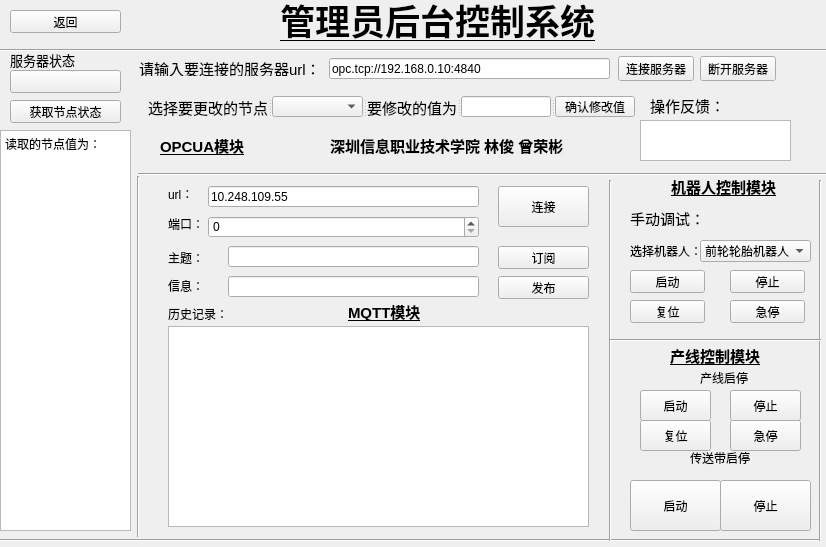
<?xml version="1.0" encoding="UTF-8"?>
<ui version="4.0">
 <class>Widget</class>
 <widget class="QWidget" name="Widget">
  <property name="geometry">
   <rect>
    <x>0</x>
    <y>0</y>
    <width>826</width>
    <height>547</height>
   </rect>
  </property>
  <property name="windowTitle">
   <string>机器人控制系统</string>
  </property>
  <property name="styleSheet">
   <string notr="true">#Widget{background-image: url(:/wbg.jpg);}</string>
  </property>
  <widget class="QPushButton" name="singlelight">
   <property name="geometry">
    <rect>
     <x>10</x>
     <y>70</y>
     <width>111</width>
     <height>23</height>
    </rect>
   </property>
   <property name="text">
    <string/>
   </property>
  </widget>
  <widget class="QLabel" name="label_2">
   <property name="geometry">
    <rect>
     <x>10</x>
     <y>50</y>
     <width>71</width>
     <height>20</height>
    </rect>
   </property>
   <property name="text">
    <string>&lt;html&gt;&lt;head/&gt;&lt;body&gt;&lt;p&gt;&lt;span style=&quot; font-size:10pt;&quot;&gt;服务器状态&lt;/span&gt;&lt;/p&gt;&lt;/body&gt;&lt;/html&gt;</string>
   </property>
  </widget>
  <widget class="QPushButton" name="ui_getnodestate">
   <property name="geometry">
    <rect>
     <x>10</x>
     <y>100</y>
     <width>111</width>
     <height>23</height>
    </rect>
   </property>
   <property name="text">
    <string>获取节点状态</string>
   </property>
  </widget>
  <widget class="QTextEdit" name="ui_nodestatevalue">
   <property name="geometry">
    <rect>
     <x>0</x>
     <y>130</y>
     <width>131</width>
     <height>401</height>
    </rect>
   </property>
   <property name="html">
    <string>&lt;!DOCTYPE HTML PUBLIC &quot;-//W3C//DTD HTML 4.0//EN&quot; &quot;http://www.w3.org/TR/REC-html40/strict.dtd&quot;&gt;
&lt;html&gt;&lt;head&gt;&lt;meta name=&quot;qrichtext&quot; content=&quot;1&quot; /&gt;&lt;meta charset=&quot;utf-8&quot; /&gt;&lt;style type=&quot;text/css&quot;&gt;
p, li { white-space: pre-wrap; }
hr { height: 1px; border-width: 0; }
li.unchecked::marker { content: &quot;\2610&quot;; }
li.checked::marker { content: &quot;\2612&quot;; }
&lt;/style&gt;&lt;/head&gt;&lt;body style=&quot; font-family:'Microsoft YaHei UI'; font-size:9pt; font-weight:400; font-style:normal;&quot;&gt;
&lt;p style=&quot; margin-top:0px; margin-bottom:0px; margin-left:0px; margin-right:0px; -qt-block-indent:0; text-indent:0px;&quot;&gt;读取的节点值为：&lt;/p&gt;&lt;/body&gt;&lt;/html&gt;</string>
   </property>
  </widget>
  <widget class="QPushButton" name="ui_robstartbutton">
   <property name="geometry">
    <rect>
     <x>630</x>
     <y>270</y>
     <width>75</width>
     <height>23</height>
    </rect>
   </property>
   <property name="text">
    <string>启动</string>
   </property>
  </widget>
  <widget class="QLineEdit" name="ui_urlad">
   <property name="geometry">
    <rect>
     <x>329</x>
     <y>58</y>
     <width>281</width>
     <height>21</height>
    </rect>
   </property>
   <property name="text">
    <string>opc.tcp://192.168.0.10:4840</string>
   </property>
  </widget>
  <widget class="QLabel" name="label_4">
   <property name="geometry">
    <rect>
     <x>139</x>
     <y>57</y>
     <width>184</width>
     <height>19</height>
    </rect>
   </property>
   <property name="text">
    <string>&lt;html&gt;&lt;head/&gt;&lt;body&gt;&lt;p&gt;&lt;span style=&quot; font-size:11pt;&quot;&gt;请输入要连接的服务器url：&lt;/span&gt;&lt;/p&gt;&lt;/body&gt;&lt;/html&gt;</string>
   </property>
  </widget>
  <widget class="QTextBrowser" name="ui_statebox">
   <property name="geometry">
    <rect>
     <x>640</x>
     <y>120</y>
     <width>151</width>
     <height>41</height>
    </rect>
   </property>
  </widget>
  <widget class="QLabel" name="label_5">
   <property name="geometry">
    <rect>
     <x>650</x>
     <y>90</y>
     <width>71</width>
     <height>31</height>
    </rect>
   </property>
   <property name="text">
    <string>&lt;html&gt;&lt;head/&gt;&lt;body&gt;&lt;p&gt;&lt;span style=&quot; font-size:11pt;&quot;&gt;操作反馈：&lt;/span&gt;&lt;/p&gt;&lt;/body&gt;&lt;/html&gt;</string>
   </property>
  </widget>
  <widget class="QSplitter" name="splitter">
   <property name="geometry">
    <rect>
     <x>148</x>
     <y>96</y>
     <width>487</width>
     <height>21</height>
    </rect>
   </property>
   <property name="orientation">
    <enum>Qt::Orientation::Horizontal</enum>
   </property>
   <widget class="QLabel" name="label_3">
    <property name="text">
     <string>&lt;html&gt;&lt;head/&gt;&lt;body&gt;&lt;p&gt;&lt;span style=&quot; font-size:11pt;&quot;&gt;选择要更改的节点&lt;/span&gt;&lt;/p&gt;&lt;/body&gt;&lt;/html&gt;</string>
    </property>
   </widget>
   <widget class="QComboBox" name="nodelistbox">
    <property name="minimumSize">
     <size>
      <width>91</width>
      <height>21</height>
     </size>
    </property>
    <property name="maximumSize">
     <size>
      <width>91</width>
      <height>21</height>
     </size>
    </property>
   </widget>
   <widget class="QLabel" name="label">
    <property name="text">
     <string>&lt;html&gt;&lt;head/&gt;&lt;body&gt;&lt;p&gt;&lt;span style=&quot; font-size:11pt;&quot;&gt;要修改的值为&lt;/span&gt;&lt;/p&gt;&lt;/body&gt;&lt;/html&gt;</string>
    </property>
   </widget>
   <widget class="QLineEdit" name="nodevalue"/>
   <widget class="QPushButton" name="ui_confirmtochange">
    <property name="text">
     <string>确认修改值</string>
    </property>
   </widget>
  </widget>
  <widget class="QWidget" name="layoutWidget">
   <property name="geometry">
    <rect>
     <x>618</x>
     <y>56</y>
     <width>158</width>
     <height>25</height>
    </rect>
   </property>
   <layout class="QHBoxLayout" name="horizontalLayout">
    <item>
     <widget class="QPushButton" name="connect">
      <property name="text">
       <string>连接服务器</string>
      </property>
     </widget>
    </item>
    <item>
     <widget class="QPushButton" name="ui_disconnectbutton">
      <property name="text">
       <string>断开服务器</string>
      </property>
     </widget>
    </item>
   </layout>
  </widget>
  <widget class="Line" name="line">
   <property name="geometry">
    <rect>
     <x>0</x>
     <y>530</y>
     <width>821</width>
     <height>20</height>
    </rect>
   </property>
   <property name="orientation">
    <enum>Qt::Orientation::Horizontal</enum>
   </property>
  </widget>
  <widget class="Line" name="line_2">
   <property name="geometry">
    <rect>
     <x>128</x>
     <y>176</y>
     <width>20</width>
     <height>361</height>
    </rect>
   </property>
   <property name="orientation">
    <enum>Qt::Orientation::Vertical</enum>
   </property>
  </widget>
  <widget class="Line" name="line_3">
   <property name="geometry">
    <rect>
     <x>138</x>
     <y>166</y>
     <width>861</width>
     <height>16</height>
    </rect>
   </property>
   <property name="orientation">
    <enum>Qt::Orientation::Horizontal</enum>
   </property>
  </widget>
  <widget class="QLabel" name="label_6">
   <property name="geometry">
    <rect>
     <x>168</x>
     <y>186</y>
     <width>30</width>
     <height>16</height>
    </rect>
   </property>
   <property name="text">
    <string>url：</string>
   </property>
  </widget>
  <widget class="QLineEdit" name="ui_lineEditHost">
   <property name="geometry">
    <rect>
     <x>208</x>
     <y>186</y>
     <width>271</width>
     <height>21</height>
    </rect>
   </property>
   <property name="text">
    <string>10.248.109.55</string>
   </property>
  </widget>
  <widget class="QLabel" name="label_7">
   <property name="geometry">
    <rect>
     <x>168</x>
     <y>216</y>
     <width>31</width>
     <height>16</height>
    </rect>
   </property>
   <property name="text">
    <string>端口：</string>
   </property>
  </widget>
  <widget class="QSpinBox" name="ui_spinBoxport">
   <property name="geometry">
    <rect>
     <x>208</x>
     <y>216</y>
     <width>271</width>
     <height>22</height>
    </rect>
   </property>
  </widget>
  <widget class="QPushButton" name="ui_connectbutton">
   <property name="geometry">
    <rect>
     <x>498</x>
     <y>186</y>
     <width>91</width>
     <height>41</height>
    </rect>
   </property>
   <property name="text">
    <string>连接</string>
   </property>
  </widget>
  <widget class="QLabel" name="label_8">
   <property name="geometry">
    <rect>
     <x>168</x>
     <y>250</y>
     <width>41</width>
     <height>16</height>
    </rect>
   </property>
   <property name="text">
    <string>主题：</string>
   </property>
  </widget>
  <widget class="QLineEdit" name="ui_lineedittopic">
   <property name="geometry">
    <rect>
     <x>228</x>
     <y>246</y>
     <width>251</width>
     <height>21</height>
    </rect>
   </property>
  </widget>
  <widget class="QLabel" name="label_9">
   <property name="geometry">
    <rect>
     <x>168</x>
     <y>276</y>
     <width>61</width>
     <height>20</height>
    </rect>
   </property>
   <property name="text">
    <string>信息：</string>
   </property>
  </widget>
  <widget class="QLineEdit" name="ui_lineeditMessage">
   <property name="geometry">
    <rect>
     <x>228</x>
     <y>276</y>
     <width>251</width>
     <height>21</height>
    </rect>
   </property>
  </widget>
  <widget class="QPushButton" name="ui_subscribebutton">
   <property name="geometry">
    <rect>
     <x>498</x>
     <y>246</y>
     <width>91</width>
     <height>23</height>
    </rect>
   </property>
   <property name="text">
    <string>订阅</string>
   </property>
  </widget>
  <widget class="QPushButton" name="ui_publishbutton">
   <property name="geometry">
    <rect>
     <x>498</x>
     <y>276</y>
     <width>91</width>
     <height>23</height>
    </rect>
   </property>
   <property name="text">
    <string>发布</string>
   </property>
  </widget>
  <widget class="QPlainTextEdit" name="ui_editlog">
   <property name="geometry">
    <rect>
     <x>168</x>
     <y>326</y>
     <width>421</width>
     <height>201</height>
    </rect>
   </property>
  </widget>
  <widget class="QLabel" name="label_10">
   <property name="geometry">
    <rect>
     <x>168</x>
     <y>306</y>
     <width>111</width>
     <height>16</height>
    </rect>
   </property>
   <property name="text">
    <string>历史记录：</string>
   </property>
  </widget>
  <widget class="Line" name="line_5">
   <property name="geometry">
    <rect>
     <x>600</x>
     <y>180</y>
     <width>20</width>
     <height>361</height>
    </rect>
   </property>
   <property name="orientation">
    <enum>Qt::Orientation::Vertical</enum>
   </property>
  </widget>
  <widget class="QLabel" name="label_11">
   <property name="geometry">
    <rect>
     <x>348</x>
     <y>296</y>
     <width>91</width>
     <height>31</height>
    </rect>
   </property>
   <property name="text">
    <string>&lt;html&gt;&lt;head/&gt;&lt;body&gt;&lt;p&gt;&lt;span style=&quot; font-size:11pt; font-weight:700; text-decoration: underline;&quot;&gt;MQTT模块&lt;/span&gt;&lt;/p&gt;&lt;/body&gt;&lt;/html&gt;</string>
   </property>
  </widget>
  <widget class="QLabel" name="label_12">
   <property name="geometry">
    <rect>
     <x>160</x>
     <y>130</y>
     <width>91</width>
     <height>31</height>
    </rect>
   </property>
   <property name="text">
    <string>&lt;html&gt;&lt;head/&gt;&lt;body&gt;&lt;p&gt;&lt;span style=&quot; font-size:11pt; font-weight:700; text-decoration: underline;&quot;&gt;OPCUA模块&lt;/span&gt;&lt;/p&gt;&lt;/body&gt;&lt;/html&gt;</string>
   </property>
  </widget>
  <widget class="QPushButton" name="ui_back">
   <property name="geometry">
    <rect>
     <x>10</x>
     <y>10</y>
     <width>111</width>
     <height>23</height>
    </rect>
   </property>
   <property name="text">
    <string>返回</string>
   </property>
  </widget>
  <widget class="QLabel" name="label_14">
   <property name="geometry">
    <rect>
     <x>671</x>
     <y>171</y>
     <width>121</width>
     <height>31</height>
    </rect>
   </property>
   <property name="text">
    <string>&lt;html&gt;&lt;head/&gt;&lt;body&gt;&lt;p&gt;&lt;span style=&quot; font-size:11pt; font-weight:700; text-decoration: underline;&quot;&gt;机器人控制模块&lt;/span&gt;&lt;/p&gt;&lt;/body&gt;&lt;/html&gt;</string>
   </property>
  </widget>
  <widget class="Line" name="line_4">
   <property name="geometry">
    <rect>
     <x>0</x>
     <y>40</y>
     <width>1001</width>
     <height>20</height>
    </rect>
   </property>
   <property name="orientation">
    <enum>Qt::Orientation::Horizontal</enum>
   </property>
  </widget>
  <widget class="QLabel" name="label_17">
   <property name="geometry">
    <rect>
     <x>630</x>
     <y>210</y>
     <width>71</width>
     <height>16</height>
    </rect>
   </property>
   <property name="font">
    <font>
     <pointsize>11</pointsize>
    </font>
   </property>
   <property name="text">
    <string>手动调试：</string>
   </property>
  </widget>
  <widget class="QComboBox" name="ui_selectrob">
   <property name="geometry">
    <rect>
     <x>700</x>
     <y>240</y>
     <width>111</width>
     <height>22</height>
    </rect>
   </property>
   <item>
    <property name="text">
     <string>前轮轮胎机器人</string>
    </property>
   </item>
   <item>
    <property name="text">
     <string>前轮螺栓机器人</string>
    </property>
   </item>
   <item>
    <property name="text">
     <string>前轮螺母机器人</string>
    </property>
   </item>
   <item>
    <property name="text">
     <string>后轮轮胎机器人</string>
    </property>
   </item>
   <item>
    <property name="text">
     <string>后轮螺栓机器人</string>
    </property>
   </item>
   <item>
    <property name="text">
     <string>后轮螺母机器人</string>
    </property>
   </item>
   <item>
    <property name="text">
     <string>座椅安装机器人</string>
    </property>
   </item>
   <item>
    <property name="text">
     <string>座椅螺丝机器人</string>
    </property>
   </item>
  </widget>
  <widget class="QLabel" name="label_18">
   <property name="geometry">
    <rect>
     <x>630</x>
     <y>240</y>
     <width>71</width>
     <height>21</height>
    </rect>
   </property>
   <property name="text">
    <string>选择机器人：</string>
   </property>
  </widget>
  <widget class="Line" name="line_7">
   <property name="geometry">
    <rect>
     <x>810</x>
     <y>180</y>
     <width>20</width>
     <height>361</height>
    </rect>
   </property>
   <property name="orientation">
    <enum>Qt::Orientation::Vertical</enum>
   </property>
  </widget>
  <widget class="QPushButton" name="ui_robstopbutton">
   <property name="geometry">
    <rect>
     <x>730</x>
     <y>270</y>
     <width>75</width>
     <height>23</height>
    </rect>
   </property>
   <property name="text">
    <string>停止</string>
   </property>
  </widget>
  <widget class="QPushButton" name="ui_robhomebutton">
   <property name="geometry">
    <rect>
     <x>630</x>
     <y>300</y>
     <width>75</width>
     <height>23</height>
    </rect>
   </property>
   <property name="text">
    <string>复位</string>
   </property>
  </widget>
  <widget class="QLabel" name="label_19">
   <property name="geometry">
    <rect>
     <x>280</x>
     <y>-10</y>
     <width>321</width>
     <height>61</height>
    </rect>
   </property>
   <property name="text">
    <string>&lt;html&gt;&lt;head/&gt;&lt;body&gt;&lt;p&gt;&lt;span style=&quot; font-size:26pt; font-weight:700; text-decoration: underline;&quot;&gt;管理员后台控制系统&lt;/span&gt;&lt;/p&gt;&lt;/body&gt;&lt;/html&gt;</string>
   </property>
  </widget>
  <widget class="QPushButton" name="ui_allstart">
   <property name="geometry">
    <rect>
     <x>640</x>
     <y>390</y>
     <width>71</width>
     <height>31</height>
    </rect>
   </property>
   <property name="text">
    <string>启动</string>
   </property>
  </widget>
  <widget class="QPushButton" name="ui_allemstop">
   <property name="geometry">
    <rect>
     <x>730</x>
     <y>420</y>
     <width>71</width>
     <height>31</height>
    </rect>
   </property>
   <property name="text">
    <string>急停</string>
   </property>
  </widget>
  <widget class="QLabel" name="label_15">
   <property name="geometry">
    <rect>
     <x>670</x>
     <y>340</y>
     <width>111</width>
     <height>31</height>
    </rect>
   </property>
   <property name="text">
    <string>&lt;html&gt;&lt;head/&gt;&lt;body&gt;&lt;p&gt;&lt;span style=&quot; font-size:11pt; font-weight:700; text-decoration: underline;&quot;&gt;产线控制模块&lt;/span&gt;&lt;/p&gt;&lt;/body&gt;&lt;/html&gt;</string>
   </property>
  </widget>
  <widget class="QLabel" name="label_20">
   <property name="geometry">
    <rect>
     <x>700</x>
     <y>370</y>
     <width>53</width>
     <height>15</height>
    </rect>
   </property>
   <property name="text">
    <string>产线启停</string>
   </property>
  </widget>
  <widget class="Line" name="line_6">
   <property name="geometry">
    <rect>
     <x>610</x>
     <y>330</y>
     <width>211</width>
     <height>20</height>
    </rect>
   </property>
   <property name="orientation">
    <enum>Qt::Orientation::Horizontal</enum>
   </property>
  </widget>
  <widget class="QLabel" name="label_21">
   <property name="geometry">
    <rect>
     <x>330</x>
     <y>130</y>
     <width>241</width>
     <height>31</height>
    </rect>
   </property>
   <property name="text">
    <string>&lt;html&gt;&lt;head/&gt;&lt;body&gt;&lt;p&gt;&lt;span style=&quot; font-size:11pt; font-weight:700;&quot;&gt;深圳信息职业技术学院 林俊 曾荣彬&lt;/span&gt;&lt;/p&gt;&lt;/body&gt;&lt;/html&gt;</string>
   </property>
  </widget>
  <widget class="QLabel" name="label_22">
   <property name="geometry">
    <rect>
     <x>690</x>
     <y>450</y>
     <width>61</width>
     <height>16</height>
    </rect>
   </property>
   <property name="text">
    <string>传送带启停</string>
   </property>
  </widget>
  <widget class="QPushButton" name="ui_robemstopbutton">
   <property name="geometry">
    <rect>
     <x>730</x>
     <y>300</y>
     <width>75</width>
     <height>23</height>
    </rect>
   </property>
   <property name="text">
    <string>急停</string>
   </property>
  </widget>
  <widget class="QPushButton" name="ui_conveyorstart">
   <property name="geometry">
    <rect>
     <x>630</x>
     <y>480</y>
     <width>91</width>
     <height>51</height>
    </rect>
   </property>
   <property name="text">
    <string>启动</string>
   </property>
  </widget>
  <widget class="QPushButton" name="ui_conveyorstop">
   <property name="geometry">
    <rect>
     <x>720</x>
     <y>480</y>
     <width>91</width>
     <height>51</height>
    </rect>
   </property>
   <property name="text">
    <string>停止</string>
   </property>
  </widget>
  <widget class="QPushButton" name="ui_allhome">
   <property name="geometry">
    <rect>
     <x>640</x>
     <y>420</y>
     <width>71</width>
     <height>31</height>
    </rect>
   </property>
   <property name="text">
    <string>复位</string>
   </property>
  </widget>
  <widget class="QPushButton" name="ui_allstop">
   <property name="geometry">
    <rect>
     <x>730</x>
     <y>390</y>
     <width>71</width>
     <height>31</height>
    </rect>
   </property>
   <property name="text">
    <string>停止</string>
   </property>
  </widget>
 </widget>
 <resources/>
 <connections/>
</ui>
